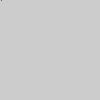
Frame 1 (no input)
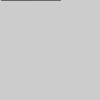
Frame 60 (the mouse pressed at the canvas centre just before this capture)
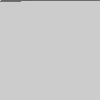
Frame 120 (the mouse held since frame 60 and released just before this capture)

The Processing sketch that drew these frames (run headless with seeded random() and noise(); from frame 60 on, the mouse is pressed at the canvas centre):

// Processing sketch: _01
// ── _01.pde
void setup() {
  size(100, 100);
}

void draw() {
  float gray = map(second(), 0, 59, 0, 255);
  color c = color(gray);
  int index = frameCount % (width * height);
  loadPixels();
  pixels[index] = c;
  updatePixels();
}
